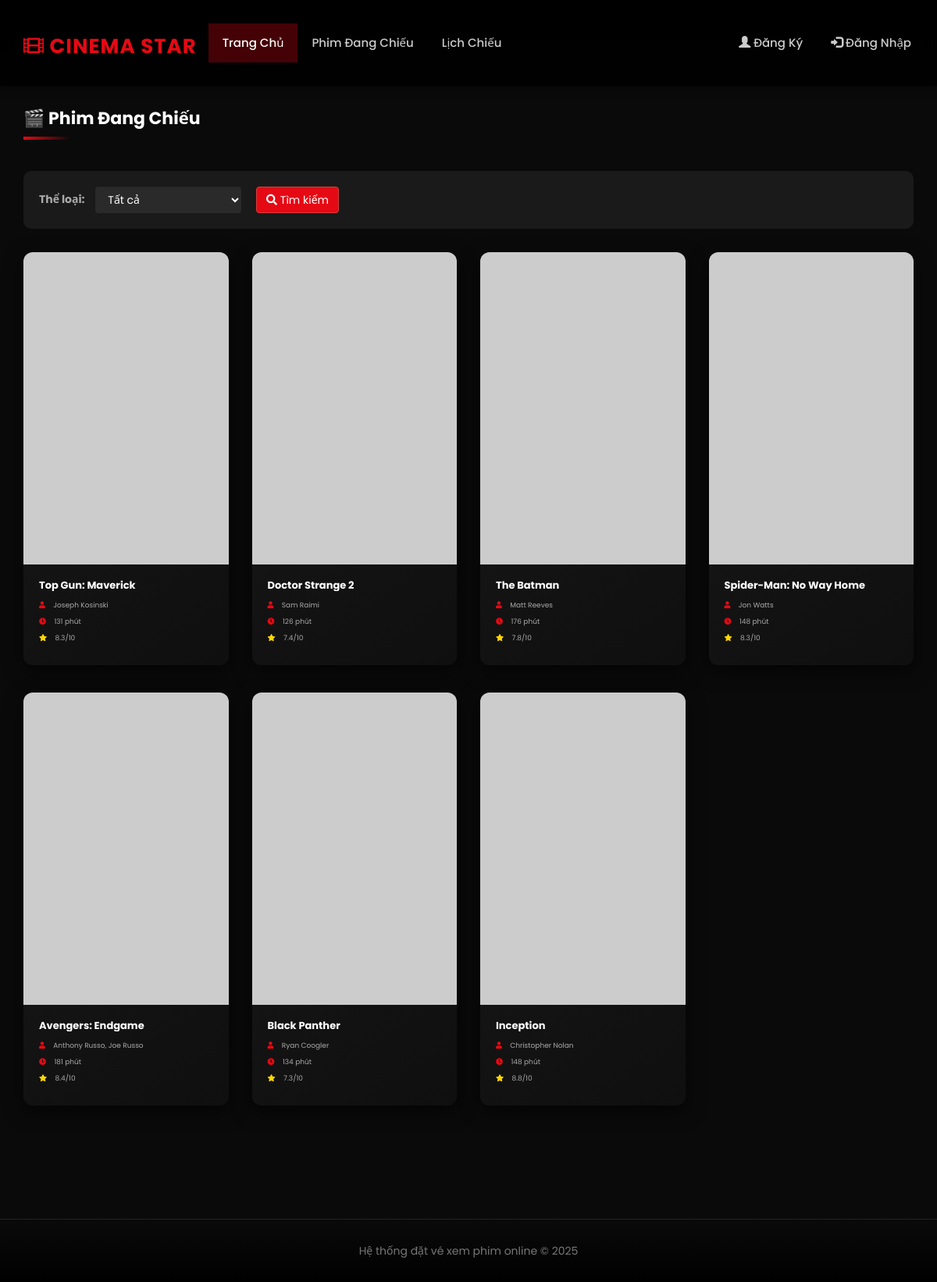
The app's page /movies_events.php with its own data.
### tables this page shows
CREATE TABLE IF NOT EXISTS `tbl_movie` (
  `movie_id` int(11) NOT NULL AUTO_INCREMENT,
  `movie_name` varchar(200) NOT NULL,
  `director` varchar(100) DEFAULT NULL,
  `cast` text DEFAULT NULL,
  `description` text DEFAULT NULL,
  `image` varchar(500) DEFAULT NULL,
  `video_url` varchar(500) DEFAULT NULL,
  `duration` int(11) DEFAULT NULL COMMENT 'Thời lượng phim (phút)',
  `genre` varchar(100) DEFAULT NULL,
  `release_date` date DEFAULT NULL,
  `rating` decimal(3,1) DEFAULT 0.0,
  `status` enum('coming_soon','now_showing','ended') DEFAULT 'now_showing',
  `created_at` timestamp NOT NULL DEFAULT current_timestamp(),
  PRIMARY KEY (`movie_id`)
);

### movies_events.php (the view, shortened to what this page needs)
<?php include('header.php'); ?>
<div class="container" style="margin-top: 30px;">
    <h2 class="section-title">🎬 Phim Đang Chiếu</h2>
    <div class="row" style="margin-bottom: 30px;">
        <div class="col-md-12">
            <div style="background: #1a1a1a; padding: 20px; border-radius: 10px;">
                <form method="GET" action="" class="form-inline">
                    <div class="form-group" style="margin-right: 15px;">
                        <label style="color: #aaa; margin-right: 10px;">Thể loại:</label>
                        <select name="genre" class="form-control" style="background: #2a2a2a; color: #fff; border: none;">
                            <option value="">Tất cả</option>
                        </select>
                    </div>
                    <button type="submit" class="btn btn-danger" style="background: #e50914;">
                        <i class="fas fa-search"></i> Tìm kiếm
                    </button>
                </form>
            </div>
        </div>
    </div>
    <div class="row">
        <?php
        $where = "WHERE status='now_showing'";
        $qry = mysqli_query($con, "SELECT * FROM tbl_movie $where ORDER BY release_date DESC");
        if(mysqli_num_rows($qry) > 0) {
            while($movie = mysqli_fetch_array($qry)) {
        ?>
            <div class="col-md-3 col-sm-6">
                <div class="movie-card">
                    <div class="movie-img-wrap">
                        <img src="<?php echo $movie['image'];?>" alt="<?php echo htmlspecialchars($movie['movie_name']);?>" onerror="this.src='https://via.placeholder.com/300x450?text=No+Image';">
                    </div>
                    <div class="movie-info">
                        <h4><?php echo htmlspecialchars($movie['movie_name']);?></h4>
                        <p><i class="fas fa-user"></i> <?php echo htmlspecialchars(substr($movie['director'], 0, 25));?></p>
                        <p><i class="fas fa-clock"></i> <?php echo $movie['duration'];?> phút</p>
                        <p><i class="fas fa-star" style="color:#ffd700"></i> <?php echo $movie['rating'];?>/10</p>
                    </div>
                </div>
            </div>
        <?php
            }
        } else {
            echo '<div class="col-md-12"><p class="text-center" style="color:#999; padding: 50px;">Không tìm thấy phim nào phù hợp.</p></div>';
        }
        ?>
    </div>
</div>
<?php include('footer.php'); ?>

### header.php (shortened to what this page needs)
?><!DOCTYPE html>
<html lang="vi">
<head>
    <link rel="stylesheet" href="https://maxcdn.bootstrapcdn.com/bootstrap/3.4.1/css/bootstrap.min.css">
    <link rel="stylesheet" href="https://cdnjs.cloudflare.com/ajax/libs/font-awesome/5.15.4/css/all.min.css">
    <link rel="stylesheet" href="css/style.css">
</head>
<body>
<nav class="navbar navbar-inverse navbar-fixed-top">
  <div class="container">
    <div class="navbar-header">
      <a class="navbar-brand" href="index.php"><i class="fas fa-film"></i> CINEMA STAR</a>
    </div>
    <div class="collapse navbar-collapse" id="myNavbar">
      <ul class="nav navbar-nav">
        <li class="active"><a href="index.php">Trang Chủ</a></li>
        <li><a href="movies_events.php">Phim Đang Chiếu</a></li>
        <li><a href="schedule.php">Lịch Chiếu</a></li>
      </ul>
      <ul class="nav navbar-nav navbar-right">
        <?php if(isset($_SESSION['user'])){ ?>
            <li class="dropdown">
                <a class="dropdown-toggle" data-toggle="dropdown" href="#">
                    <i class="fas fa-user-circle"></i> <?php echo $_SESSION['user_name']; ?> <span class="caret"></span>
                </a>
                <ul class="dropdown-menu">
                    <li><a href="profile.php">Hồ sơ cá nhân</a></li>
                    <li><a href="logout.php">Đăng xuất</a></li>
                </ul>
            </li>
        <?php } else { ?>
            <li><a href="registration.php"><span class="glyphicon glyphicon-user"></span> Đăng Ký</a></li>
            <li><a href="login.php"><span class="glyphicon glyphicon-log-in"></span> Đăng Nhập</a></li>
        <?php } ?>
      </ul>
    </div>
  </div>
</nav>
<div style="height: 60px;"></div>
<div class="main-container">

### footer.php
</div> <footer class="text-center">
  <p>Hệ thống đặt vé xem phim online &copy; 2025</p>
</footer>
</body>
</html>

### css/style.css (style rules this page uses)
* { margin: 0; padding: 0; box-sizing: border-box; }
body { font-family: 'Poppins', 'Segoe UI', sans-serif; background-color: #0a0a0a !important; color: #e0e0e0; overflow-x: hidden; }
.navbar-inverse { background: linear-gradient(to bottom, rgba(0,0,0,0.95), rgba(0,0,0,0.85)); border: none; box-shadow: 0 2px 10px rgba(0,0,0,0.5); backdrop-filter: blur(10px); }
.navbar-brand { color: #e50914 !important; font-weight: 700; font-size: 26px; text-transform: uppercase; letter-spacing: 1px; transition: all 0.3s; }
.navbar-inverse .navbar-nav > li > a { color: #ccc !important; font-size: 15px; font-weight: 500; transition: all 0.3s; padding: 15px 18px; }
.navbar-inverse .navbar-nav > .active > a { background-color: rgba(229, 9, 20, 0.3) !important; color: #fff !important; }
.section-title { color: #fff; font-size: 2.2rem; font-weight: 700; margin-bottom: 40px; position: relative; display: inline-block; padding-bottom: 15px; }
.section-title::after { content: ''; position: absolute; bottom: 0; left: 0; width: 60px; height: 4px; background: linear-gradient(90deg, #e50914, transparent); }
.movie-card { background: linear-gradient(145deg, #1a1a1a 0%, #0f0f0f 100%); border-radius: 12px; overflow: hidden; margin-bottom: 35px; box-shadow: 0 8px 25px rgba(0,0,0,0.6); transition: all 0.4s cubic-bezier(0.175, 0.885, 0.32, 1.275); position: relative; }
.movie-img-wrap { position: relative; overflow: hidden; height: 400px; }
.movie-img-wrap img { width: 100%; height: 100%; object-fit: cover; transition: transform 0.5s ease; }
.movie-info { padding: 20px; }
.movie-info h4 { color: #fff; font-size: 1.3rem; font-weight: 700; margin: 0 0 12px 0; white-space: nowrap; overflow: hidden; text-overflow: ellipsis; }
.movie-info p { color: #aaa; font-size: 0.9rem; margin: 8px 0; }
.movie-info i { margin-right: 8px; color: #e50914; }
footer { background: linear-gradient(to top, #000, #0a0a0a); padding: 30px 0; margin-top: 80px; border-top: 1px solid #222; }
footer p { color: #777; font-size: 14px; margin: 0; }
.main-container { padding: 0; }
.container { padding-top: 30px; padding-bottom: 30px; }

### records on screen
tbl_movie: movie_name "Top Gun: Maverick", director "Joseph Kosinski", duration "131", rating "8.3"
tbl_movie: movie_name "Doctor Strange 2", director "Sam Raimi", duration "126", rating "7.4"
tbl_movie: movie_name "The Batman", director "Matt Reeves", duration "176", rating "7.8"
tbl_movie: movie_name "Spider-Man: No Way Home", director "Jon Watts", duration "148", rating "8.3"
tbl_movie: movie_name "Avengers: Endgame", director "Anthony Russo, Joe Russo", duration "181", rating "8.4"
tbl_movie: movie_name "Black Panther", director "Ryan Coogler", duration "134", rating "7.3"
tbl_movie: movie_name "Inception", director "Christopher Nolan", duration "148", rating "8.8"
